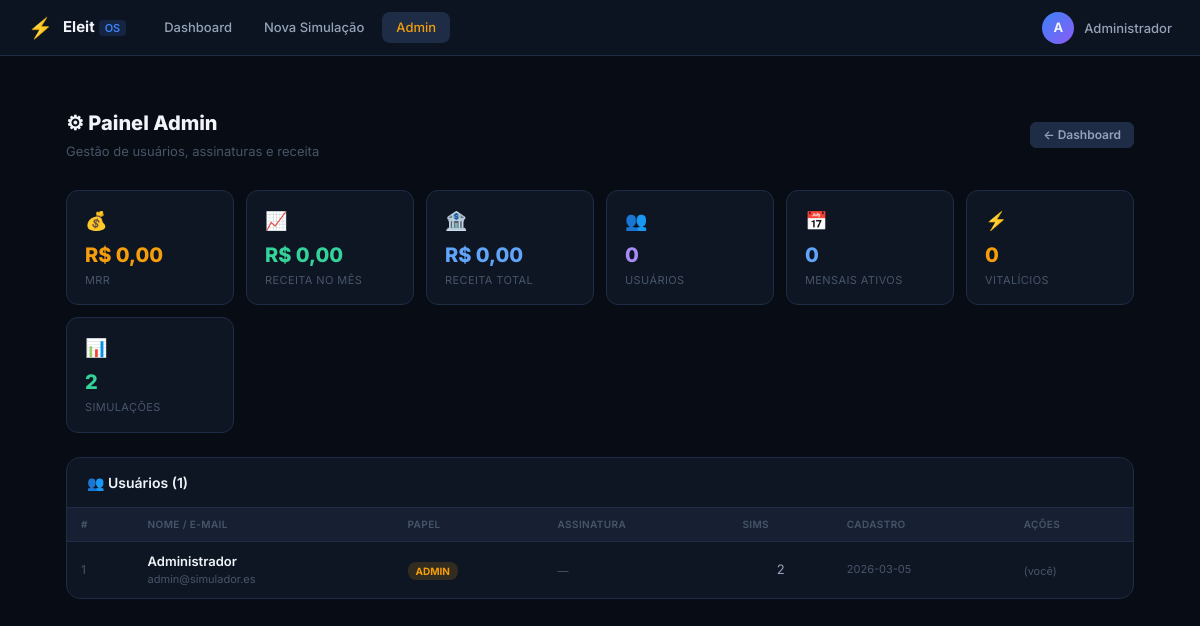
Page /admin (signed in) on the committed database.
### tables this page shows
CREATE TABLE usuarios (
            id        INTEGER PRIMARY KEY AUTOINCREMENT,
            nome      TEXT NOT NULL,
            email     TEXT UNIQUE NOT NULL,
            senha     TEXT NOT NULL,
            papel     TEXT NOT NULL DEFAULT 'usuario',
            criado_em TEXT NOT NULL
        );

### app.py (the view)
@app.route("/admin")
@admin_required
def admin():
    with get_db() as db:
        usuarios   = db.execute("""
            SELECT u.*,
                   a.plano      AS plano_ativo,
                   a.status     AS assinatura_status,
                   a.data_expiracao,
                   (SELECT COUNT(*) FROM simulacoes WHERE usuario_id=u.id) AS total_sims
            FROM usuarios u
            LEFT JOIN assinaturas a ON a.usuario_id=u.id AND a.status='ativa'
            ORDER BY u.criado_em DESC""").fetchall()
        total_usuarios   = db.execute("SELECT COUNT(*) as c FROM usuarios WHERE papel!='admin'").fetchone()["c"]
        total_sims       = db.execute("SELECT COUNT(*) as c FROM simulacoes").fetchone()["c"]
        assinaturas_ativas = db.execute("SELECT COUNT(*) as c FROM assinaturas WHERE status='ativa'").fetchone()["c"]
        mensais_ativos   = db.execute("SELECT COUNT(*) as c FROM assinaturas WHERE status='ativa' AND plano='mensal'").fetchone()["c"]
        vitalicios_ativos= db.execute("SELECT COUNT(*) as c FROM assinaturas WHERE status='ativa' AND plano='vitalicio'").fetchone()["c"]
        receita_mensal   = db.execute("""SELECT COALESCE(SUM(valor),0) as v FROM pagamentos
                                         WHERE criado_em >= date('now','start of month')""").fetchone()["v"]
        receita_total    = db.execute("SELECT COALESCE(SUM(valor),0) as v FROM pagamentos WHERE status='approved'").fetchone()["v"]
        mrr              = mensais_ativos * 99.90
        ultimos_pagamentos = db.execute("""
            SELECT p.*, u.nome, u.email FROM pagamentos p
            JOIN usuarios u ON u.id=p.usuario_id
            ORDER BY p.criado_em DESC LIMIT 20""").fetchall()
        sims_por_dia     = db.execute("""
            SELECT DATE(criado_em) as dia, COUNT(*) as total
            FROM simulacoes WHERE criado_em >= date('now','-30 days')
            GROUP BY dia ORDER BY dia""").fetchall()
    metricas = {
        "total_usuarios": total_usuarios,
        "total_sims": total_sims,
        "assinaturas_ativas": assinaturas_ativas,
        "mensais_ativos": mensais_ativos,
        "vitalicios_ativos": vitalicios_ativos,
        "receita_mensal": receita_mensal,
        "receita_total": receita_total,
        "mrr": mrr,
    }
    return render_template("admin.html", usuarios=usuarios, metricas=metricas,
                           ultimos_pagamentos=ultimos_pagamentos,
                           sims_por_dia=sims_por_dia, usuario=usuario_atual())

### app.py (called while the page is built)
def get_db():
    conn = sqlite3.connect(DB_PATH)
    conn.row_factory = sqlite3.Row
    return conn

def admin_required(f):
    @wraps(f)
    def decorated(*args, **kwargs):
        if "user_id" not in session:
            return redirect(url_for("login"))
        if session.get("papel") != "admin":
            abort(403)
        return f(*args, **kwargs)
    return decorated

def usuario_atual():
    if "user_id" not in session:
        return None
    with get_db() as db:
        return db.execute("SELECT * FROM usuarios WHERE id=?",
                          (session["user_id"],)).fetchone()

### templates/admin.html (shortened to what this page needs)
{% extends "base.html" %}
{% block content %}
<div style="max-width:1100px;margin:0 auto;padding:24px 16px">
  <div style="display:flex;align-items:center;justify-content:space-between;flex-wrap:wrap;gap:12px;margin-bottom:28px">
    <div>
      <h1 style="font-size:20px;font-weight:800;color:var(--text1);margin:0 0 4px">⚙ Painel Admin</h1>
      <p style="color:var(--text3);font-size:13px;margin:0">Gestão de usuários, assinaturas e receita</p>
    </div>
    <a href="{{ url_for('dashboard') }}" class="btn btn-ghost btn-sm">← Dashboard</a>
  </div>
  <div style="display:grid;grid-template-columns:repeat(auto-fit,minmax(155px,1fr));gap:12px;margin-bottom:24px">
    {% for icon, label, valor, cor in cards %}
    <div style="background:var(--surface);border:1px solid var(--border);border-radius:12px;padding:16px 18px">
      <div style="font-size:18px;margin-bottom:6px">{{ icon }}</div>
      <div style="font-size:20px;font-weight:800;color:{{ cor }}">{{ valor }}</div>
      <div style="font-size:11px;color:var(--text3);margin-top:2px;text-transform:uppercase;letter-spacing:.4px">{{ label }}</div>
    </div>
    {% endfor %}
  </div>
  <div style="background:var(--surface);border:1px solid var(--border);border-radius:14px;overflow:hidden">
    <div style="padding:14px 20px;border-bottom:1px solid var(--border)">
      <span style="font-size:14px;font-weight:600;color:var(--text1)">👥 Usuários ({{ usuarios|length }})</span>
    </div>
    <div style="overflow-x:auto">
    <table style="width:100%;border-collapse:collapse;min-width:750px">
      <thead><tr style="background:var(--surface2)">
        {% for col in ["#","Nome / E-mail","Papel","Assinatura","Sims","Cadastro","Ações"] %}
        <th style="padding:9px 14px;text-align:left;font-size:10px;color:var(--text3);font-weight:600;text-transform:uppercase;letter-spacing:.4px">{{ col }}</th>
        {% endfor %}
      </tr></thead>
      <tbody>
      {% for u in usuarios %}
      <tr style="border-top:1px solid var(--border)">
        <td style="padding:10px 14px;font-size:12px;color:var(--text3)">{{ u.id }}</td>
        <td style="padding:10px 14px">
          <div style="font-size:13px;font-weight:600;color:var(--text1)">{{ u.nome }}</div>
          <div style="font-size:11px;color:var(--text3)">{{ u.email }}</div>
        </td>
        <td style="padding:10px 14px">
          {% if u.papel=='admin' %}
          <span style="background:rgba(245,158,11,.15);color:#F59E0B;padding:3px 8px;border-radius:8px;font-size:10px;font-weight:700">ADMIN</span>
          {% else %}
          <span style="background:rgba(100,116,139,.15);color:#94A3B8;padding:3px 8px;border-radius:8px;font-size:10px;font-weight:700">USUÁRIO</span>
          {% endif %}
        </td>
        <td style="padding:10px 14px">
          {% if u.papel=='admin' %}
          <span style="font-size:11px;color:var(--text3)">—</span>
          {% else %}
          <span style="background:rgba(239,68,68,.12);color:#F87171;padding:2px 7px;border-radius:6px;font-size:10px;font-weight:600">SEM PLANO</span>
          {% endif %}
        </td>
        <td style="padding:10px 14px;font-size:13px;color:var(--text2);text-align:center">{{ u.total_sims }}</td>
        <td style="padding:10px 14px;font-size:11px;color:var(--text3)">{{ u.criado_em[:10] }}</td>
        <td style="padding:10px 14px">
          {% if u.id != session.user_id %}
          <div style="display:flex;gap:4px;flex-wrap:wrap">
            {% if u.assinatura_status != 'ativa' %}
            <form method="POST" action="{{ url_for('admin_ativar_plano', uid=u.id) }}" style="display:inline">
              <input type="hidden" name="plano" value="mensal">
              <button class="btn btn-sm" style="background:rgba(96,165,250,.1);color:#60A5FA;border:1px solid rgba(96,165,250,.3);padding:3px 8px;font-size:10px">+Mensal</button>
            </form>
            <form method="POST" action="{{ url_for('admin_ativar_plano', uid=u.id) }}" style="display:inline">
              <input type="hidden" name="plano" value="vitalicio">
              <button class="btn btn-sm" style="background:rgba(245,158,11,.1);color:#F59E0B;border:1px solid rgba(245,158,11,.3);padding:3px 8px;font-size:10px">+Vitalício</button>
            </form>
            {% else %}
            <form method="POST" action="{{ url_for('admin_revogar_plano', uid=u.id) }}" style="display:inline"
                  onsubmit="return confirm('Revogar acesso de {{ u.nome }}?')">
              <button class="btn btn-sm" style="background:rgba(239,68,68,.1);color:#F87171;border:1px solid rgba(239,68,68,.2);padding:3px 8px;font-size:10px">Revogar</button>
            </form>
            {% endif %}
            <form method="POST" action="{{ url_for('admin_toggle_papel', uid=u.id) }}" style="display:inline">
              <button class="btn btn-sm btn-ghost" style="padding:3px 8px;font-size:10px">{{ '→ Usuário' if u.papel=='admin' else '→ Admin' }}</button>
            </form>
            <form method="POST" action="{{ url_for('admin_excluir_usuario', uid=u.id) }}" style="display:inline"
                  onsubmit="return confirm('Excluir {{ u.nome }}?')">
              <button class="btn btn-sm" style="background:rgba(239,68,68,.07);color:#F87171;border:1px solid rgba(239,68,68,.15);padding:3px 8px;font-size:10px">Excluir</button>
            </form>
          </div>
          {% else %}
          <span style="font-size:11px;color:var(--text3)">(você)</span>
          {% endif %}
        </td>
      </tr>
      {% endfor %}
      </tbody>
    </table>
    </div>
  </div>
</div>
{% endblock %}

### templates/base.html (shortened to what this page needs)
<!DOCTYPE html>
<html lang="pt-BR">
<head>
  <link rel="stylesheet" href="{{ url_for('static', filename='css/app.css') }}">
</head>
<body>
  {% if session.user_id %}
  <nav class="navbar">
    <a href="{{ url_for('dashboard') }}" class="nav-brand">
      <span class="brand-icon">⚡</span>
      <span class="brand-text">Eleit<span class="brand-state">OS</span></span>
    </a>
    <div class="nav-links">
      <a href="{{ url_for('dashboard') }}" class="nav-link {% if request.endpoint=='dashboard' %}active{% endif %}">
        Dashboard
      </a>
      <a href="{{ url_for('nova_simulacao') }}" class="nav-link {% if request.endpoint=='nova_simulacao' %}active{% endif %}">
        Nova Simulação
      </a>
      {% if session.papel == 'admin' %}
      <a href="{{ url_for('admin') }}" class="nav-link nav-admin {% if request.endpoint=='admin' %}active{% endif %}">
        Admin
      </a>
      {% endif %}
    </div>
    <div class="nav-user">
      <span class="user-badge">{{ session.nome[0].upper() }}</span>
      <div class="user-menu">
        <span class="user-name">{{ session.nome }}</span>
      </div>
    </div>
  </nav>
  {% endif %}
  <main class="main-content {% if not session.user_id %}auth-layout{% endif %}">
    {% block content %}{% endblock %}
  </main>
</body>
</html>

### static/css/app.css (style rules this page uses)
:root { --bg: #080C14; --surface: #0F1623; --surface2: #172033; --surface3: #1E2C45; --border: #1E2D45; --border2: #2A3F5F; --blue: #3B82F6; --blue-d: #2563EB; --blue-l: #60A5FA; --green: #10B981; --green-d: #059669; --amber: #F59E0B; --red: #EF4444; --purple: #8B5CF6; --gold: #FBBF24; --teal: #14B8A6; --text: #F1F5F9; --text2: #94A3B8; --text3: #475569; --radius: 10px; --radius-lg: 16px; --shadow: 0 4px 24px rgba(0,0,0,.4); --shadow-lg: 0 8px 40px rgba(0,0,0,.6); --font: 'Inter', -apple-system, sans-serif; }
*, *::before, *::after { box-sizing: border-box; margin: 0; padding: 0; }
html { scroll-behavior: smooth; }
body { font-family: var(--font); background: var(--bg); color: var(--text); min-height: 100vh; font-size: 14px; line-height: 1.5; }
.navbar { position: sticky; top: 0; z-index: 100; display: flex; align-items: center; gap: 24px; padding: 0 28px; height: 56px; background: rgba(15,22,35,.92); backdrop-filter: blur(12px); border-bottom: 1px solid var(--border); }
.nav-brand { display: flex; align-items: center; gap: 10px; text-decoration: none; flex-shrink: 0; }
.brand-icon { font-size: 20px; }
.brand-text { font-size: 15px; font-weight: 700; color: var(--text); }
.brand-state { font-size: 11px; font-weight: 600; color: var(--blue); background: rgba(59,130,246,.15); padding: 1px 6px; border-radius: 4px; margin-left: 4px; }
.nav-links { display: flex; gap: 4px; flex: 1; }
.nav-link { padding: 6px 14px; border-radius: 8px; color: var(--text2); font-size: 13px; font-weight: 500; text-decoration: none; transition: all .15s; }
.nav-link:hover, .nav-link.active { background: var(--surface3); color: var(--text); }
.nav-link.active { color: var(--blue-l); }
.nav-admin { color: var(--amber) !important; }
.nav-user { display: flex; align-items: center; gap: 10px; margin-left: auto; }
.user-badge { width: 32px; height: 32px; border-radius: 50%; background: linear-gradient(135deg, var(--blue), var(--purple)); display: flex; align-items: center; justify-content: center; font-size: 13px; font-weight: 700; cursor: pointer; flex-shrink: 0; }
.user-menu { position: relative; cursor: pointer; }
.user-name { font-size: 13px; font-weight: 500; color: var(--text2); }
.main-content { padding: 28px; max-width: 1600px; margin: 0 auto; }
.btn { display: inline-flex; align-items: center; justify-content: center; gap: 7px; padding: 9px 18px; border-radius: 8px; border: none; font-size: 13px; font-weight: 600; font-family: var(--font); cursor: pointer; text-decoration: none; transition: all .15s; white-space: nowrap; line-height: 1; }
.btn-ghost { background: var(--surface3); color: var(--text2); border: 1px solid var(--border); }
.btn-sm { padding: 6px 12px; font-size: 12px; border-radius: 6px; }

### rows in the picture
usuarios: nome "Administrador", id "1", email "admin@simulador.es", papel "ADMIN", total_sims "2", criado_em "2026-03-05", shows "(você)"

### other values in the picture
{{ session.nome[0].upper() }} "A"
{{ icon }} "💰" "📈" "🏦" "👥" "📅" "⚡" "📊"
{{ valor }} "R$ 0,00" "R$ 0,00" "R$ 0,00" "0" "0" "0" "2"
{{ label }} "MRR" "RECEITA NO MÊS" "RECEITA TOTAL" "USUÁRIOS" "MENSAIS ATIVOS" "VITALÍCIOS" "SIMULAÇÕES"
{{ usuarios|length }} "1"
{{ col }} "#" "NOME / E-MAIL" "PAPEL" "ASSINATURA" "SIMS" "CADASTRO" "AÇÕES"
